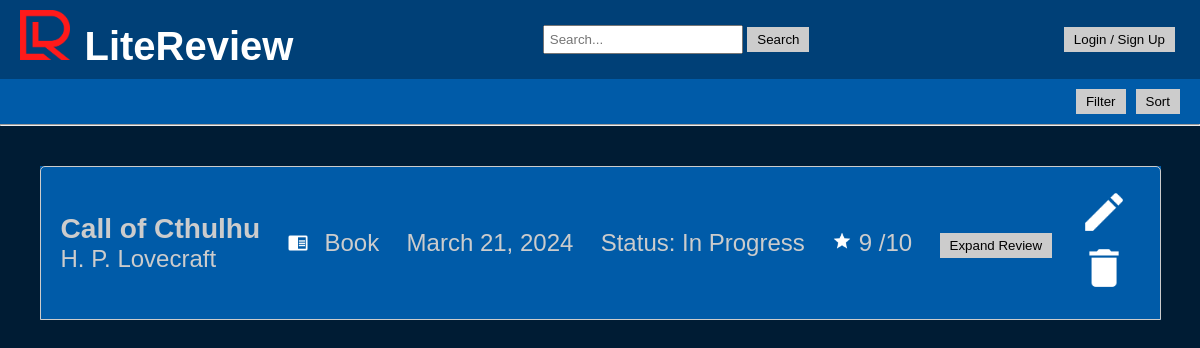
Screenshot of /jsmith with the database file from the repository.
### litereview/models.py (models this page shows)
class Review(models.Model):
    class MediaTypes(models.TextChoices):
        MOVIE = "MOV", _("Movie")
        BOOK = "BOK", _("Book")
        MANGA = "MGA", _("Manga/Manwha/Manhua")
        TVSHOW = "TVS", _("TV")
        MUSIC = "MUS", _("Music")
        COMIC = "COM", _("Comic/Graphic Novel")
    class ProgressStatus(models.TextChoices):
        COMPLETE = "Complete"
        IN_PROGRESS = "In Progress"
        DROPPED = "Dropped"
    user_id = models.ForeignKey(User, on_delete=models.CASCADE, blank=False, null=False)
    '''foreign key set to the user that made the review'''
    title = models.CharField(max_length=128, blank=False, null=False)
    '''title of the work'''
    author = models.CharField(max_length=128, blank=False, null=False)
    '''main/relevant author of the work'''
    datetime = models.DateTimeField(auto_now_add=True, blank=False, null=False)
    '''progress status'''
    status = models.CharField(max_length=128, choices=ProgressStatus.choices,
                              default="In Progress", blank=False, null=False)
    '''date and time of the review, set at creation'''
    rating = models.IntegerField(null=True)
    '''rating given with the review'''
    text = models.CharField(max_length=9999, null=True)
    '''main text of the review'''
    media_type = models.CharField(
        max_length=3,
        choices=MediaTypes.choices,
        default=MediaTypes.MOVIE,
        blank=False,
        null=False)
    '''type of the media - refer to class MediaTypes'''

### litereview/views.py (the view)
# urls.py: path('<str:username>', userpage, name='user-profile-page'),
def userpage(request, username):
    if request.method == 'POST':
        create_review(request)
    curr_user_id = User.objects.get(username=username).id
    user_reviews = Review.objects.filter(user_id=curr_user_id).order_by('-datetime')  # pylint: disable=no-member
    review_list = []
    for review in user_reviews:
        username = username  # pylint: disable=self-assigning-variable
        media_type = review.get_media_type_display()
        media_type_icon = Icon.get_media_icon(Icon(), review.media_type)
        full_record = {"username": username, "review": review, "media_type": media_type,
                       "media_type_icon": media_type_icon}
        review_list.append(full_record)
    review_form = CreateReviewForm()
    return render(request, 'userpage.html',
                  {"review_list": review_list, "review_form": review_form})

### litereview/logger.py (called while the page is built)
    def log_message(self, message):
        timestamp = datetime.datetime.now().strftime("%Y-%m-%d %H:%M:%S")
        self.logs.append(f"{timestamp} - {message}")

### litereview/views.py (called while the page is built)
    def get_media_icon(self, media_name):
        icon_paths = {
            "MOV": "../static/icons/MOV.png",
            "BOK": "../static/icons/BOK.png",
            "MGA": "../static/icons/MGA.png",
            "TVS": "../static/icons/TVS.png",
            "MUS": "../static/icons/MUS.png",
            "COM": "../static/icons/COM.png"
        }
        if isinstance(media_name, str) is False:
            raise TypeError  # Function stops here if error occurs
        if media_name not in icon_paths:
            raise KeyError  # Function stops here if error occurs
        icon_path = icon_paths.get(media_name)
        self.logger.log_message(f"Retrieved link to icon for media type {media_name} = {icon_path}")
        return icon_path

### litereview/templates/userpage.html (shortened to what this page needs)
<!DOCTYPE html>
<html lang="en">
<head>
    <link rel="stylesheet" href="../static/CSS/userpage.css">
    <link rel="stylesheet" href="../static/CSS/modals.css">
</head>
<body>
<header>
    <div class="top-bar">
        <a href="http://127.0.0.1:8000/" class="logo">
            <img src="../static/icons/lite-logo.png" alt="Logo">
            <b class="webname">LiteReview</b>
        </a>
        <div class="search-bar">
            <input type="text" placeholder="Search...">
            <button type="submit">Search</button>
        </div>
        {% if request.user.is_authenticated == False %}
            <div class="user">
                <a href="signup-login">
                    <button class="login-btn">Login / Sign Up</button>
                </a>
            </div>
        {% endif %}
    </div>
</header>
<div class="user-bar">
    <div class="actions">
        <button class="filter-btn">Filter</button>
        <button class="sort-btn">Sort</button>
    </div>
</div>
<hr>
<div class="review-section">
    {% for rev in review_list %}
        <div class="review-container">
            <div class="review-details">
                <div class="title-creator">
                    <h3>{{ rev.review.title }}</h3>
                    <div>{{ rev.review.author }}</div>
                </div>
                <div>
                    <img class="media-type" src="{{ rev.media_type_icon }}" alt="Media Type" style="width: 20px; height: auto;">
                    {{ rev.media_type }}
                </div>
                <div>{{ rev.review.datetime.date }}</div>
                <div>Status: {{ rev.review.status }}</div>
                <div>
                    <img class="review-star" src="../static/icons/md_star.png" alt="Star Rating">
                    <span>{{ rev.review.rating }} /10</span>
                </div>
                <div>
                    <button class="expand-button">Expand Review</button>
                </div>
                <div class="edit-delete-btns">
                    <div class="edit-button" onclick="alert('Edit review')">
                        <img class="media-type" src="../static/icons/edit.png" alt="Media Type">
                    </div>
                    <div class="delete-button" onclick="alert('replace me with deleting the review')">
                        <img class="media-type" src="../static/icons/delete.png" alt="Media Type">
                    </div>
                </div>
            </div>
        </div>
    {% endfor %}
</div>
</body>
</html>

### litereview/static/CSS/userpage.css (style rules this page uses)
* { margin: 0; padding: 0; box-sizing: border-box; }
body { font-family: Arial, sans-serif; background-color: #001c34ff; }
header { background-color: #004077; color: #fff; padding: 10px 0; }
.top-bar { display: flex; justify-content: space-between; align-items: center; padding: 0 20px; }
.top-bar a { text-decoration: none; color: rgb(255 255 255); }
.webname { font-size: 40px; }
.logo img { width: 50px; height: 50px; margin-right: 10px; }
.search-bar input { padding: 5px; width: 200px; }
.search-bar button { padding: 5px 10px; background-color: #ccc; border: none; cursor: pointer; }
.user button { padding: 5px 10px; background-color: #ccc; border: none; cursor: pointer; margin: 0 5px; }
.user { display: flex; align-items: center; }
.filter-btn, .sort-btn, .login-btn { padding: 5px 10px; background-color: #ccc; border: none; cursor: pointer; }
.user-bar { display: flex; justify-content: space-between; align-items: center; background-color: #005ba8; padding: 10px 20px; }
.actions { display: flex; gap: 10px; }
.review-section { display: flex; flex-direction: column; align-items: center; padding: 10px; }
.review-container { display: flex; flex-direction: column; align-items: center; width: 95%; font-size: 1.5em; background-color: #005ba8; margin-top: 30px; }
.title-creator * { width: 200px; overflow: hidden; text-overflow: ellipsis; }
.media-type { width: 50px; height: 50px; margin-right: 10px; }
.review-star { height: 20px; width: auto; }
.review-details { display: flex; flex-direction: row; align-items: center; justify-content: space-between; width: 100%; padding: 20px; color: #ccc; border: 1px solid #ccc; border-radius: 5px 5px 0 0; background-color: #005ba8; }
.expand-button { background-color: #ccc; color: #000; border: none; padding: 5px 10px; cursor: pointer; }

### rows the page displays
Review: review "Call of Cthulhu", review.author "H. P. Lovecraft", media_type "Book", review.datetime "March 21, 2024", review.status "In Progress", review.rating "9"
